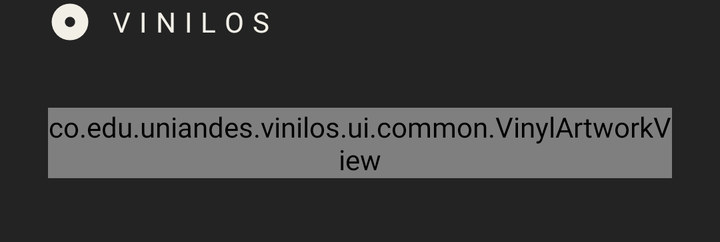
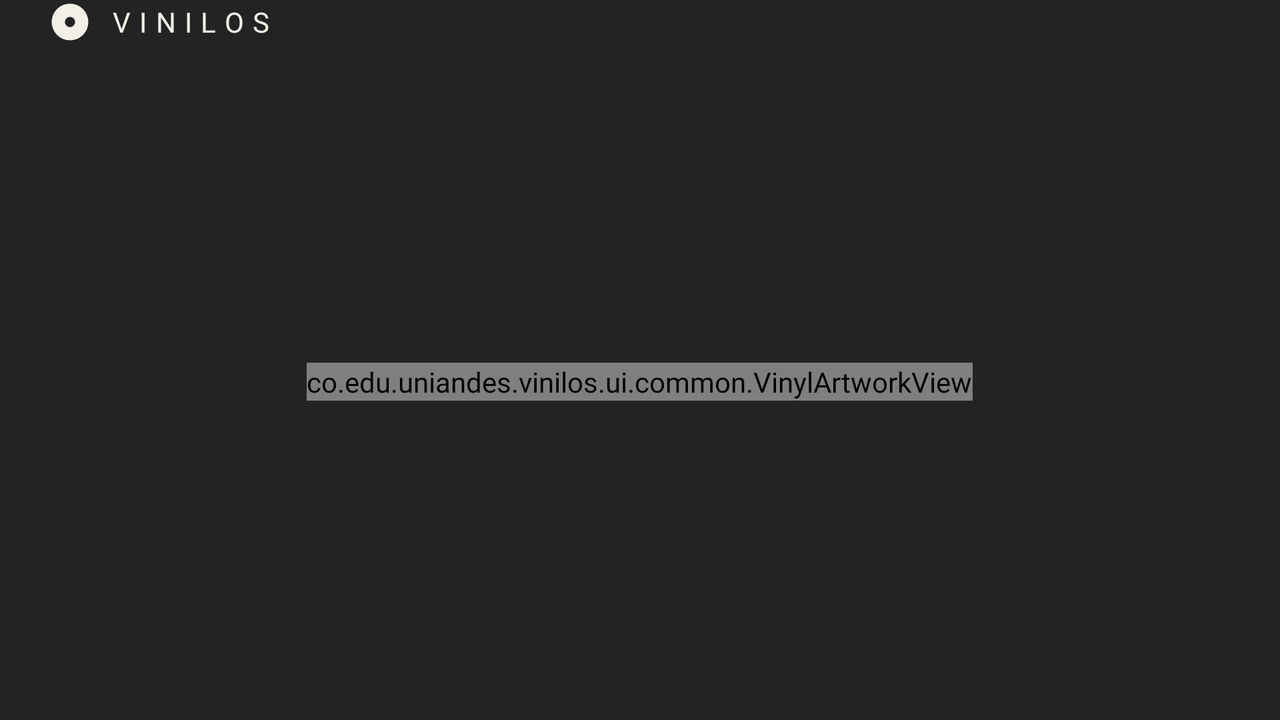

First picture: res/layout/ on a phone held upright. Second picture: the repository's own variant of that layout, on a device whose configuration matches the variant's folder. Source for both follows.
<!-- AndroidManifest.xml: application theme Theme.Vinilos -->
<!-- res/layout/fragment_role_stage.xml -->
<?xml version="1.0" encoding="utf-8"?>
<LinearLayout xmlns:android="http://schemas.android.com/apk/res/android"
    xmlns:app="http://schemas.android.com/apk/res-auto"
    android:id="@+id/stageRoot"
    android:layout_width="match_parent"
    android:layout_height="wrap_content"
    android:orientation="vertical"
    android:paddingStart="@dimen/role_brand_margin_start"
    android:paddingEnd="@dimen/role_brand_margin_start"
    android:paddingBottom="@dimen/space_xxl">

    <LinearLayout
        android:layout_width="wrap_content"
        android:layout_height="wrap_content"
        android:gravity="center_vertical"
        android:orientation="horizontal">

        <ImageView
            android:layout_width="@dimen/role_brand_icon"
            android:layout_height="@dimen/role_brand_icon"
            android:contentDescription="@null"
            android:importantForAccessibility="no"
            app:srcCompat="@drawable/ic_brand_disc" />

        <TextView
            android:layout_width="wrap_content"
            android:layout_height="wrap_content"
            android:layout_marginStart="@dimen/space_s"
            android:text="@string/role_title"
            android:textAppearance="@style/TextAppearance.Vinilos.Wordmark" />
    </LinearLayout>

    <co.edu.uniandes.vinilos.ui.common.VinylArtworkView
        android:id="@+id/roleArtwork"
        android:layout_width="match_parent"
        android:layout_height="wrap_content"
        android:layout_marginTop="@dimen/space_xxl"
        android:importantForAccessibility="no" />
</LinearLayout>
<!-- resources referenced by this layout -->
<resources>
  <dimen name="role_brand_icon">22dp</dimen>
  <dimen name="role_brand_margin_start">24dp</dimen>
  <dimen name="space_s">8dp</dimen>
  <dimen name="space_xxl">32dp</dimen>
  <string name="role_title">Vinilos</string>
  <style name="Theme.Vinilos" parent="Base.Theme.Vinilos" />
  <color name="vinilos_cream">#FFF2EFE7</color>
  <color name="vinilos_charcoal">#FF232323</color>
  <color name="vinilos_graphite">#FF66645E</color>
  <color name="vinilos_ash">#FF8A8780</color>
  <color name="vinilos_line">#FFD2CFC7</color>
  <style name="Widget.Vinilos.TextView" parent="Widget.AppCompat.TextView">
          <item name="android:textAppearance">@style/TextAppearance.Vinilos.Default</item>
      </style>
  <style name="TextAppearance.Vinilos.Scale.BodyLarge" parent="TextAppearance.Material3.BodyLarge">
          <item name="android:fontFamily">@font/outfit_regular</item>
          <item name="fontFamily">@font/outfit_regular</item>
      </style>
  <style name="TextAppearance.Vinilos.Scale.BodyMedium" parent="TextAppearance.Material3.BodyMedium">
          <item name="android:fontFamily">@font/outfit_regular</item>
          <item name="fontFamily">@font/outfit_regular</item>
      </style>
  <style name="TextAppearance.Vinilos.Scale.BodySmall" parent="TextAppearance.Material3.BodySmall">
          <item name="android:fontFamily">@font/outfit_regular</item>
          <item name="fontFamily">@font/outfit_regular</item>
      </style>
  <style name="TextAppearance.Vinilos.Scale.LabelLarge" parent="TextAppearance.Material3.LabelLarge">
          <item name="android:fontFamily">@font/outfit_regular</item>
          <item name="fontFamily">@font/outfit_regular</item>
      </style>
  <style name="TextAppearance.Vinilos.Scale.LabelMedium" parent="TextAppearance.Material3.LabelMedium">
          <item name="android:fontFamily">@font/outfit_regular</item>
          <item name="fontFamily">@font/outfit_regular</item>
      </style>
  <style name="TextAppearance.Vinilos.Scale.LabelSmall" parent="TextAppearance.Material3.LabelSmall">
          <item name="android:fontFamily">@font/outfit_regular</item>
          <item name="fontFamily">@font/outfit_regular</item>
      </style>
  <style name="TextAppearance.Vinilos.Scale.TitleMedium" parent="TextAppearance.Material3.TitleMedium">
          <item name="android:fontFamily">@font/outfit_regular</item>
          <item name="fontFamily">@font/outfit_regular</item>
      </style>
  <style name="TextAppearance.Vinilos.Scale.TitleLarge" parent="TextAppearance.Material3.TitleLarge">
          <item name="android:fontFamily">@font/outfit_regular</item>
          <item name="fontFamily">@font/outfit_regular</item>
      </style>
  <style name="TextAppearance.Vinilos.Scale.HeadlineSmall" parent="TextAppearance.Material3.HeadlineSmall">
          <item name="android:fontFamily">@font/outfit_regular</item>
          <item name="fontFamily">@font/outfit_regular</item>
      </style>
  <style name="TextAppearance.Vinilos.Default" parent="TextAppearance.AppCompat">
          <item name="android:fontFamily">@font/outfit_regular</item>
          <item name="fontFamily">@font/outfit_regular</item>
      </style>
  <color name="vinilos_cream_ripple">#33F2EFE7</color>
  <color name="vinilos_charcoal_ripple">#1F232323</color>
  <dimen name="button_height">52dp</dimen>
  <dimen name="button_padding_horizontal">23dp</dimen>
  <style name="TextAppearance.Vinilos.Button" parent="TextAppearance.Vinilos.Body">
          <item name="android:textSize">15sp</item>
          <item name="android:letterSpacing">0</item>
          <item name="android:textAllCaps">false</item>
      </style>
  <style name="ShapeAppearance.Vinilos.Button" parent="">
          <item name="cornerFamily">rounded</item>
          <item name="cornerSize">@dimen/button_radius</item>
      </style>
  <dimen name="button_stroke">1dp</dimen>
  <dimen name="button_radius">26dp</dimen>
  <!-- some entries are left out for length -->
</resources>
<!-- res/layout-land/fragment_role_stage.xml (the repository's variant of the layout above) -->
<!-- drawn on the phone turned sideways -->
<?xml version="1.0" encoding="utf-8"?>
<LinearLayout xmlns:android="http://schemas.android.com/apk/res/android"
    xmlns:app="http://schemas.android.com/apk/res-auto"
    android:id="@+id/stageRoot"
    android:layout_width="match_parent"
    android:layout_height="match_parent"
    android:clipChildren="false"
    android:orientation="vertical"
    android:paddingStart="@dimen/role_brand_margin_start"
    android:paddingEnd="@dimen/role_brand_margin_start"
    android:paddingBottom="@dimen/space_l">

    <LinearLayout
        android:layout_width="wrap_content"
        android:layout_height="wrap_content"
        android:gravity="center_vertical"
        android:orientation="horizontal">

        <ImageView
            android:layout_width="@dimen/role_brand_icon"
            android:layout_height="@dimen/role_brand_icon"
            android:contentDescription="@null"
            android:importantForAccessibility="no"
            app:srcCompat="@drawable/ic_brand_disc" />

        <TextView
            android:layout_width="wrap_content"
            android:layout_height="wrap_content"
            android:layout_marginStart="@dimen/space_s"
            android:text="@string/role_title"
            android:textAppearance="@style/TextAppearance.Vinilos.Wordmark" />
    </LinearLayout>

    <FrameLayout
        android:layout_width="match_parent"
        android:layout_height="0dp"
        android:layout_marginTop="@dimen/space_l"
        android:layout_weight="1"
        android:clipChildren="false">

        <co.edu.uniandes.vinilos.ui.common.VinylArtworkView
            android:id="@+id/roleArtwork"
            android:layout_width="wrap_content"
            android:layout_height="wrap_content"
            android:layout_gravity="center"
            android:importantForAccessibility="no" />
    </FrameLayout>
</LinearLayout>
<!-- resources referenced by the variant -->
<!-- as the phone turned sideways resolves them -->
<resources>
  <dimen name="role_brand_icon">22dp</dimen>
  <dimen name="role_brand_margin_start">24dp</dimen>
  <dimen name="space_l">16dp</dimen>
  <dimen name="space_s">8dp</dimen>
  <string name="role_title">Vinilos</string>
  <style name="Theme.Vinilos" parent="Base.Theme.Vinilos" />
  <color name="vinilos_cream">#FFF2EFE7</color>
  <color name="vinilos_charcoal">#FF232323</color>
  <color name="vinilos_graphite">#FF66645E</color>
  <color name="vinilos_ash">#FF8A8780</color>
  <color name="vinilos_line">#FFD2CFC7</color>
  <style name="Widget.Vinilos.TextView" parent="Widget.AppCompat.TextView">
          <item name="android:textAppearance">@style/TextAppearance.Vinilos.Default</item>
      </style>
  <style name="TextAppearance.Vinilos.Scale.BodyLarge" parent="TextAppearance.Material3.BodyLarge">
          <item name="android:fontFamily">@font/outfit_regular</item>
          <item name="fontFamily">@font/outfit_regular</item>
      </style>
  <style name="TextAppearance.Vinilos.Scale.BodyMedium" parent="TextAppearance.Material3.BodyMedium">
          <item name="android:fontFamily">@font/outfit_regular</item>
          <item name="fontFamily">@font/outfit_regular</item>
      </style>
  <style name="TextAppearance.Vinilos.Scale.BodySmall" parent="TextAppearance.Material3.BodySmall">
          <item name="android:fontFamily">@font/outfit_regular</item>
          <item name="fontFamily">@font/outfit_regular</item>
      </style>
  <style name="TextAppearance.Vinilos.Scale.LabelLarge" parent="TextAppearance.Material3.LabelLarge">
          <item name="android:fontFamily">@font/outfit_regular</item>
          <item name="fontFamily">@font/outfit_regular</item>
      </style>
  <style name="TextAppearance.Vinilos.Scale.LabelMedium" parent="TextAppearance.Material3.LabelMedium">
          <item name="android:fontFamily">@font/outfit_regular</item>
          <item name="fontFamily">@font/outfit_regular</item>
      </style>
  <style name="TextAppearance.Vinilos.Scale.LabelSmall" parent="TextAppearance.Material3.LabelSmall">
          <item name="android:fontFamily">@font/outfit_regular</item>
          <item name="fontFamily">@font/outfit_regular</item>
      </style>
  <style name="TextAppearance.Vinilos.Scale.TitleMedium" parent="TextAppearance.Material3.TitleMedium">
          <item name="android:fontFamily">@font/outfit_regular</item>
          <item name="fontFamily">@font/outfit_regular</item>
      </style>
  <style name="TextAppearance.Vinilos.Scale.TitleLarge" parent="TextAppearance.Material3.TitleLarge">
          <item name="android:fontFamily">@font/outfit_regular</item>
          <item name="fontFamily">@font/outfit_regular</item>
      </style>
  <style name="TextAppearance.Vinilos.Scale.HeadlineSmall" parent="TextAppearance.Material3.HeadlineSmall">
          <item name="android:fontFamily">@font/outfit_regular</item>
          <item name="fontFamily">@font/outfit_regular</item>
      </style>
  <style name="TextAppearance.Vinilos.Default" parent="TextAppearance.AppCompat">
          <item name="android:fontFamily">@font/outfit_regular</item>
          <item name="fontFamily">@font/outfit_regular</item>
      </style>
  <color name="vinilos_cream_ripple">#33F2EFE7</color>
  <color name="vinilos_charcoal_ripple">#1F232323</color>
  <dimen name="button_height">52dp</dimen>
  <dimen name="button_padding_horizontal">23dp</dimen>
  <style name="TextAppearance.Vinilos.Button" parent="TextAppearance.Vinilos.Body">
          <item name="android:textSize">15sp</item>
          <item name="android:letterSpacing">0</item>
          <item name="android:textAllCaps">false</item>
      </style>
  <style name="ShapeAppearance.Vinilos.Button" parent="">
          <item name="cornerFamily">rounded</item>
          <item name="cornerSize">@dimen/button_radius</item>
      </style>
  <dimen name="button_stroke">1dp</dimen>
  <dimen name="button_radius">26dp</dimen>
  <!-- some entries are left out for length -->
</resources>
